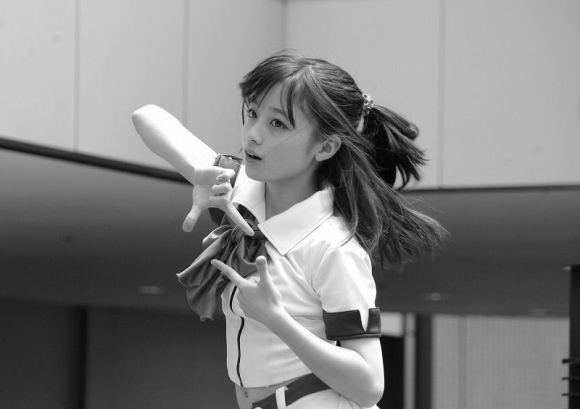
#> input picture Lab1 opencv test/hw2 - histogram equalization/codes/GrayImg.jpg, 580 x 409 px
$ python stest.py
#> lines starting #> are read from the running program, lines starting #| are printed output that depends on the picture
import cv2 as cv
import numpy as np
from matplotlib import pyplot as plt

img = cv.imread("./GrayImg.jpg", 0)
#> img is the input picture: shape (409, 580); min 0, max 255, mean 127.1
cv.imshow("before", img)

# calculate hist
hist, bins = np.histogram(img, 256)
#> hist = 256 values, max 6257 at index 184, min 6 at index 0, mean 926.6; bins = 257 values from 0 to 255
# calculate cdf
cdf = hist.cumsum()
#> cdf = 256 values from 6 to 237220
# plot hist
plt.plot(hist, 'r')

# remap cdf to [0,255]
cdf = (cdf-cdf[0])*255/(cdf[-1]-1)
#> cdf = 256 values from 0 to 255
cdf = cdf.astype(np.uint8)  # Transform from float64 back to unit8
#> cdf = 256 values from 0 to 254

# generate img after Histogram Equalization
img2 = np.zeros((384, 495, 1), dtype=np.uint8)
img2 = cdf[img]
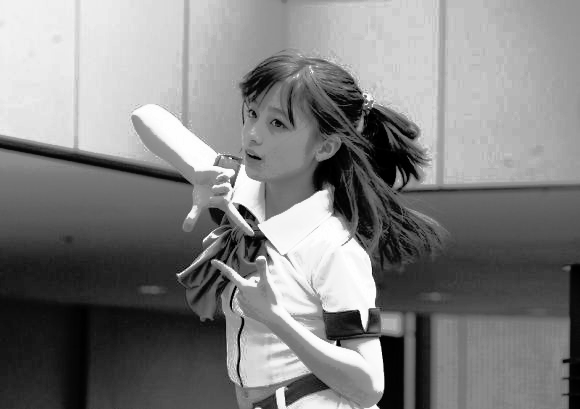
#> img2: shape (409, 580); min 0, max 254, mean 128

hist2, bins2 = np.histogram(img2, 256)
#> hist2 = 256 values, max 6257 at index 191, min 0 at index 17, mean 926.6; bins2 = 257 values from 0 to 254
cdf2 = hist2.cumsum()
#> cdf2 = 256 values from 934 to 237220
plt.plot(hist2, 'g')

cv.imshow("after", img2)
plt.show()
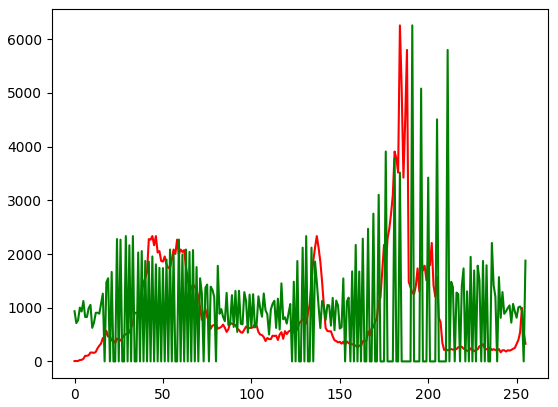
#> figure drawn by matplotlib, 1 panel; curve peaks at x = 184, y = 6257; curve peaks at x = 191, y = 6257
cv.waitKey(0)
